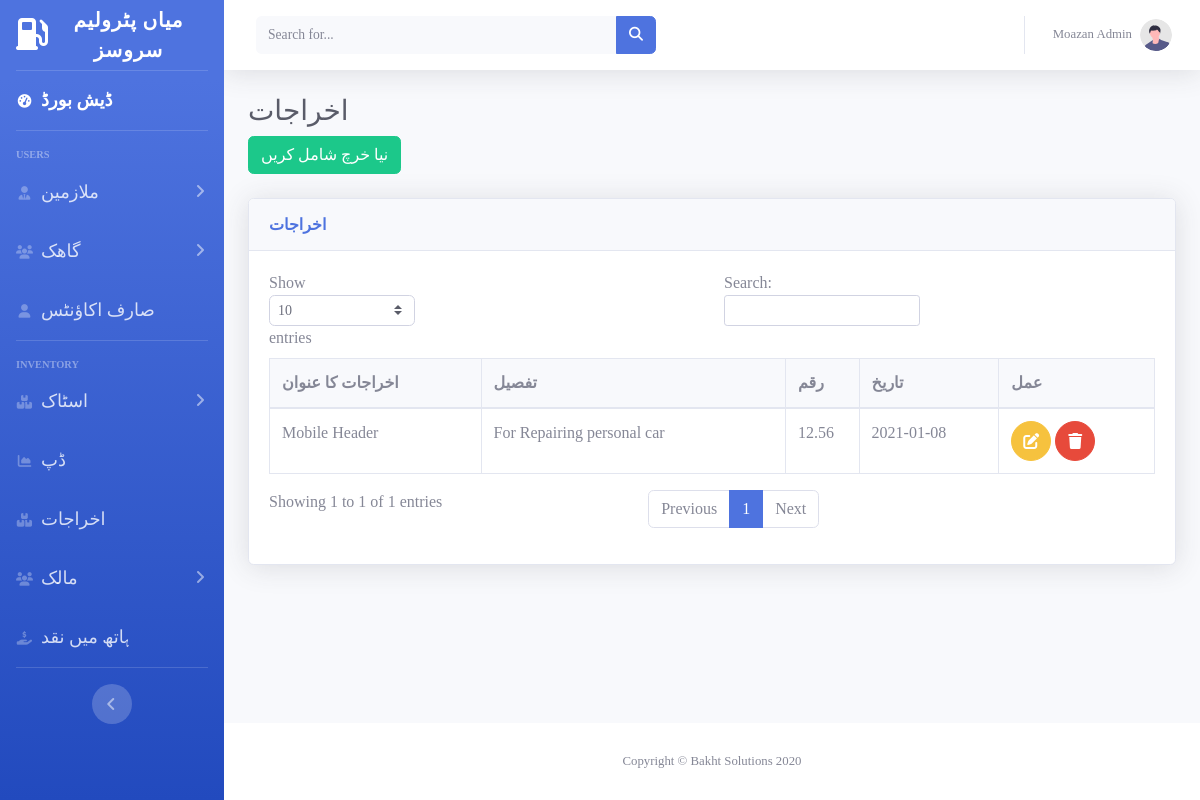
The app's page /expenses.php (signed in) with its own data.
### tables this page shows
CREATE TABLE `users` (
  `id` int(11) NOT NULL,
  `name` varchar(30) NOT NULL,
  `phoneno` varchar(200) NOT NULL,
  `password` varchar(200) NOT NULL,
  `role` varchar(30) NOT NULL
);

CREATE TABLE `expenses` (
  `id` int(11) NOT NULL,
  `title` varchar(30) NOT NULL,
  `description` varchar(100) NOT NULL,
  `amount` float NOT NULL,
  `date` date NOT NULL
);

### expenses.php (the view, shortened to what this page needs)
<?php  session_start(); include "db.php";
include "header.php";
$data = mysqli_query($conn, "SELECT * FROM expenses ");
$output = mysqli_fetch_all($data,MYSQLI_ASSOC);
$phoneno=$_SESSION['phoneno'];
$mysql = mysqli_query($conn, "SELECT * FROM users where phoneno=$phoneno and role='admin' ");
$print = mysqli_fetch_assoc($mysql);
if(!$print){
   $dadmin='d-none';
}else{  $dadmin='';}
?>
<body id="page-top">
<div id="wrapper">
<?php include "sidebar.php";?>
    <div id="content-wrapper" class="d-flex flex-column">
        <div id="content">
        <?php include "topbar.php";?>
    <div class="container-fluid">
<h1 class="h3 mb-2 text-gray-800">اخراجات</h1>
<button class='btn btn-success mr-2'  data-toggle="modal" data-target="#AddempModal">نیا خرچ شامل کریں</button> <br><br>
<div class="card shadow mb-4">
    <div class="card-header py-3">
        <h6 class="m-0 font-weight-bold text-primary">اخراجات</h6>
    </div>
    <div class="card-body">
        <div class="table-responsive">
            <table class="table table-bordered" id="dataTable" width="100%" cellspacing="0">
                <thead>
                    <tr class='bg-light '>
                        <th>اخراجات کا عنوان</th>
                        <th>تفصیل</th>
                        <th>رقم</th>
                        <th>تاریخ</th>
                        <th class='<?php echo $dadmin?>'>عمل</th>
                    </tr>
                </thead>
                <tbody>
                    <?php foreach($output as $out) {?>
                    <tr>
                        <td><?php echo $out['title']?></td>
                        <td><?php echo $out['description']?></td>
                        <td><?php echo $out['amount']?></td>
                        <td><?php echo $out['date']?></td>
                        <td class='<?php echo $dadmin?>'>    <a href="#" class="btn btn-warning btn-circle"  onclick="GetEModal('<?php echo $out['id']?>','<?php echo $out['title']?>','<?php echo $out['description']?>'
                            ,'<?php echo $out['amount']?>','<?php echo $out['date']?>')" data-toggle="modal" data-target="#editModal">
                                        <i class="fas fa-edit"></i>
                          </a>
                          <a href="" class="btn btn-danger btn-circle" data-toggle="modal" data-target="#delModal">
                                        <i class="fas fa-trash"></i>
                          </a></td>
                    </tr>
     <?php }?>
                </tbody>
            </table>
        </div>
    </div>
</div>
</div>
</div>
<?php include "footer.php"?>

### topbar.php (shortened to what this page needs)
<?php
 include "db.php";
 $phoneno=$_SESSION['phoneno'];
$mysql = mysqli_query($conn, "SELECT * FROM users where phoneno=$phoneno ");
$print = mysqli_fetch_assoc($mysql);
?>
 <nav class="navbar navbar-expand navbar-light bg-white topbar mb-4 static-top shadow">
<form
    class="d-none d-sm-inline-block form-inline mr-auto ml-md-3 my-2 my-md-0 mw-100 navbar-search">
    <div class="input-group">
        <input type="text" class="form-control bg-light border-0 small" placeholder="Search for..."
            aria-label="Search" aria-describedby="basic-addon2">
        <div class="input-group-append">
            <button class="btn btn-primary" type="button">
                <i class="fas fa-search fa-sm"></i>
            </button>
        </div>
    </div>
</form>
<ul class="navbar-nav ml-auto">
    <li class="nav-item dropdown no-arrow">
        <a class="nav-link dropdown-toggle" href="#" id="userDropdown" role="button"
            data-toggle="dropdown" aria-haspopup="true" aria-expanded="false">
            <span class="mr-2 d-none d-lg-inline text-gray-600 small"><?php echo  $print['name']?></span>
            <img class="img-profile rounded-circle"
                src="img/undraw_profile.svg">
        </a>
    </li>
</ul>
</nav>

### records on screen
users: name "Moazan Admin"
expenses: title "Mobile Header", description "For Repairing personal car", amount "12.56", date "2021-01-08"
